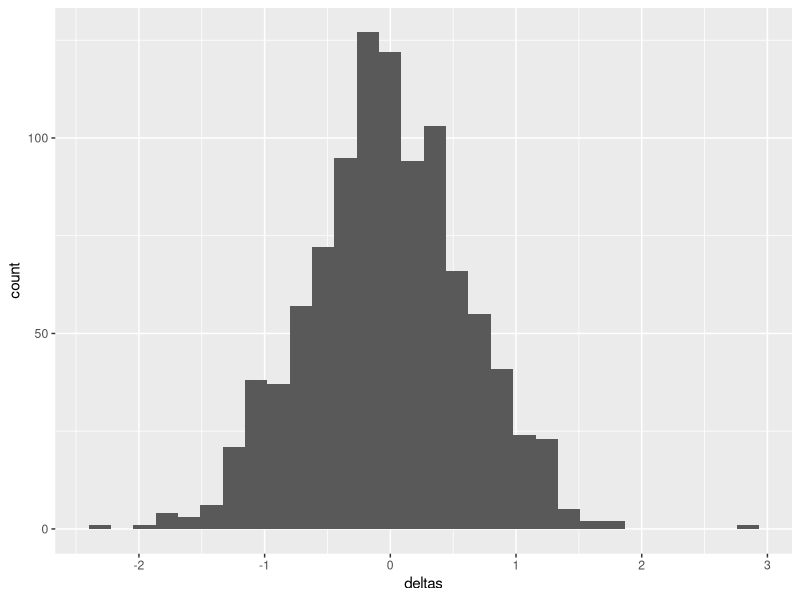
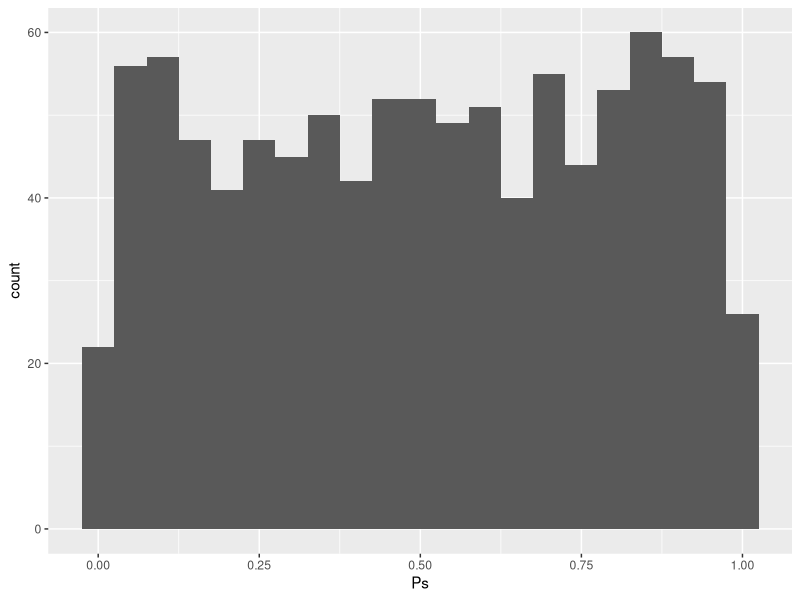

Generate these figures, in order, with R:
## ---- chunk 1
knitr::opts_chunk$set(echo = TRUE)
library(tidyverse)
## ---- chunk 2
set.seed(27846283)
mu1 <- 3.5
mu2 <- 3.5
sd1 <- 2
sd2 <- 2
nobs <- 20

niter <- 1000

output <- tibble(
  iter_num = 1:niter,
  deltas = NA,
  Ps = NA
)

for (ii in 1:niter) {
  y1 <- rnorm(n = nobs, mean = mu1, sd = sd1)
  y2 <- rnorm(n = nobs, mean = mu2, sd = sd2)
  
  DD <- tibble(
    y = c(y1, y2),
    group = rep(c("g1", "g2"), each = nobs)
  )
  
  output$deltas[ii] <- mean(y1) - mean(y2)
  
  fm <- lm(y ~ group, data = DD)
  ss <- summary(fm)
  output$Ps[ii] <- ss$coefficients[2, 4]
}
## ---- chunk 3
ggplot(output, aes(deltas)) +
  geom_histogram()

mean(output$deltas)

1000 * 0.05 # 0 - 0.05
# 0.05 - 0.1
# 0.1 - 0.15

ggplot(output, aes(Ps)) +
  geom_histogram(binwidth = 0.05)
## ---- chunk 4
p_sim <- function(nobs, mu1, mu2, sd1, sd2) {
  y1 <- rnorm(n = nobs, mean = mu1, sd = sd1)
  y2 <- rnorm(n = nobs, mean = mu2, sd = sd2)
  
  DD <- tibble(
    y = c(y1, y2),
    group = rep(c("g1", "g2"), each = nobs)
  )
  
  
  fm <- lm(y ~ group, data = DD)
  ss <- summary(fm)
  return(c(mean(y1) - mean(y2), ss$coefficients[2, 4]))
}
p_sim(10, 1, 1, 2, 2)
